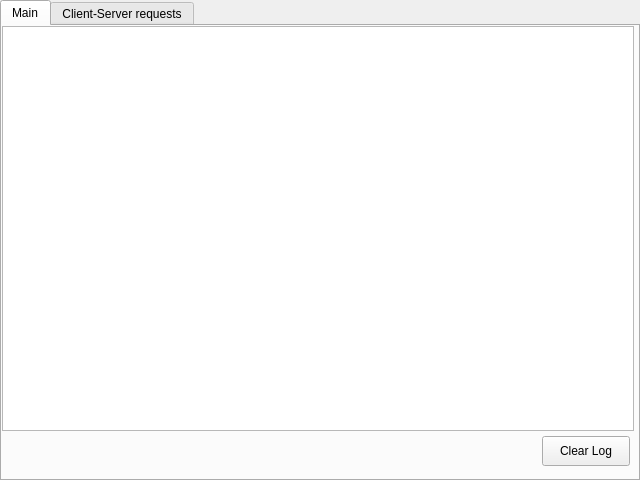
<?xml version="1.0" encoding="UTF-8"?>
<ui version="4.0">
 <class>FormLog</class>
 <widget class="QWidget" name="FormLog">
  <property name="geometry">
   <rect>
    <x>0</x>
    <y>0</y>
    <width>640</width>
    <height>480</height>
   </rect>
  </property>
  <property name="minimumSize">
   <size>
    <width>400</width>
    <height>400</height>
   </size>
  </property>
  <property name="maximumSize">
   <size>
    <width>16777215</width>
    <height>16777215</height>
   </size>
  </property>
  <property name="windowTitle">
   <string>Log</string>
  </property>
  <widget class="QTabWidget" name="tabWidget">
   <property name="geometry">
    <rect>
     <x>0</x>
     <y>0</y>
     <width>640</width>
     <height>481</height>
    </rect>
   </property>
   <property name="currentIndex">
    <number>0</number>
   </property>
   <widget class="QWidget" name="tab">
    <attribute name="title">
     <string>Main</string>
    </attribute>
    <widget class="QTextEdit" name="textEditMainLog">
     <property name="geometry">
      <rect>
       <x>0</x>
       <y>0</y>
       <width>632</width>
       <height>405</height>
      </rect>
     </property>
     <property name="minimumSize">
      <size>
       <width>0</width>
       <height>0</height>
      </size>
     </property>
     <property name="undoRedoEnabled">
      <bool>true</bool>
     </property>
     <property name="readOnly">
      <bool>true</bool>
     </property>
     <property name="html">
      <string>&lt;!DOCTYPE HTML PUBLIC &quot;-//W3C//DTD HTML 4.0//EN&quot; &quot;http://www.w3.org/TR/REC-html40/strict.dtd&quot;&gt;
&lt;html&gt;&lt;head&gt;&lt;meta name=&quot;qrichtext&quot; content=&quot;1&quot; /&gt;&lt;style type=&quot;text/css&quot;&gt;
p, li { white-space: pre-wrap; }
&lt;/style&gt;&lt;/head&gt;&lt;body style=&quot; font-family:'Noto Sans'; font-size:10pt; font-weight:400; font-style:normal;&quot;&gt;
&lt;p style=&quot;-qt-paragraph-type:empty; margin-top:0px; margin-bottom:0px; margin-left:0px; margin-right:0px; -qt-block-indent:0; text-indent:0px;&quot;&gt;&lt;br /&gt;&lt;/p&gt;&lt;/body&gt;&lt;/html&gt;</string>
     </property>
     <property name="textInteractionFlags">
      <set>Qt::LinksAccessibleByKeyboard|Qt::LinksAccessibleByMouse|Qt::TextBrowserInteraction|Qt::TextSelectableByKeyboard|Qt::TextSelectableByMouse</set>
     </property>
    </widget>
    <widget class="QPushButton" name="pushButtonClearMainLog">
     <property name="geometry">
      <rect>
       <x>540</x>
       <y>410</y>
       <width>88</width>
       <height>30</height>
      </rect>
     </property>
     <property name="text">
      <string>Clear Log</string>
     </property>
    </widget>
   </widget>
   <widget class="QWidget" name="tab_3">
    <attribute name="title">
     <string>Client-Server requests</string>
    </attribute>
    <widget class="QTextEdit" name="textEditRequestsLog">
     <property name="geometry">
      <rect>
       <x>0</x>
       <y>0</y>
       <width>632</width>
       <height>405</height>
      </rect>
     </property>
     <property name="minimumSize">
      <size>
       <width>0</width>
       <height>0</height>
      </size>
     </property>
     <property name="undoRedoEnabled">
      <bool>true</bool>
     </property>
     <property name="readOnly">
      <bool>true</bool>
     </property>
     <property name="html">
      <string>&lt;!DOCTYPE HTML PUBLIC &quot;-//W3C//DTD HTML 4.0//EN&quot; &quot;http://www.w3.org/TR/REC-html40/strict.dtd&quot;&gt;
&lt;html&gt;&lt;head&gt;&lt;meta name=&quot;qrichtext&quot; content=&quot;1&quot; /&gt;&lt;style type=&quot;text/css&quot;&gt;
p, li { white-space: pre-wrap; }
&lt;/style&gt;&lt;/head&gt;&lt;body style=&quot; font-family:'Noto Sans'; font-size:10pt; font-weight:400; font-style:normal;&quot;&gt;
&lt;p style=&quot;-qt-paragraph-type:empty; margin-top:0px; margin-bottom:0px; margin-left:0px; margin-right:0px; -qt-block-indent:0; text-indent:0px;&quot;&gt;&lt;br /&gt;&lt;/p&gt;&lt;/body&gt;&lt;/html&gt;</string>
     </property>
     <property name="textInteractionFlags">
      <set>Qt::LinksAccessibleByKeyboard|Qt::LinksAccessibleByMouse|Qt::TextBrowserInteraction|Qt::TextSelectableByKeyboard|Qt::TextSelectableByMouse</set>
     </property>
    </widget>
    <widget class="QPushButton" name="pushButtonClearRequestsLog">
     <property name="geometry">
      <rect>
       <x>540</x>
       <y>410</y>
       <width>88</width>
       <height>30</height>
      </rect>
     </property>
     <property name="text">
      <string>Clear Log</string>
     </property>
    </widget>
   </widget>
  </widget>
 </widget>
 <resources/>
 <connections>
  <connection>
   <sender>pushButtonClearMainLog</sender>
   <signal>clicked()</signal>
   <receiver>textEditMainLog</receiver>
   <slot>clear()</slot>
   <hints>
    <hint type="sourcelabel">
     <x>564</x>
     <y>455</y>
    </hint>
    <hint type="destinationlabel">
     <x>283</x>
     <y>208</y>
    </hint>
   </hints>
  </connection>
  <connection>
   <sender>pushButtonClearRequestsLog</sender>
   <signal>clicked()</signal>
   <receiver>textEditRequestsLog</receiver>
   <slot>clear()</slot>
   <hints>
    <hint type="sourcelabel">
     <x>574</x>
     <y>454</y>
    </hint>
    <hint type="destinationlabel">
     <x>368</x>
     <y>238</y>
    </hint>
   </hints>
  </connection>
 </connections>
</ui>
